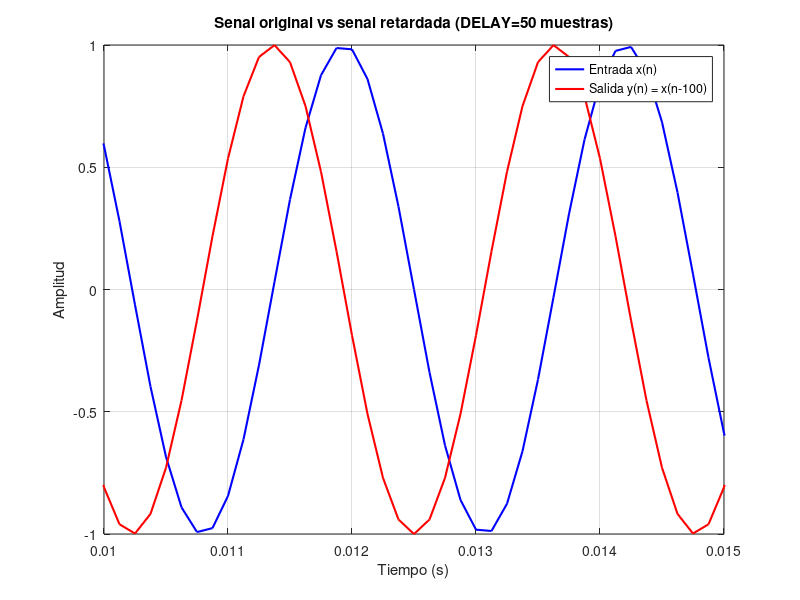

Reproduce this figure in MATLAB.
clc; clear; close all;

datos  = load('archivo3.txt');
t      = datos(:, 1);
input  = datos(:, 2);
output = datos(:, 3);

figure;
plot(t, input, 'b', 'LineWidth', 1.5);
hold on;
plot(t, output, 'r', 'LineWidth', 1.5);
hold off;
xlabel('Tiempo (s)');
ylabel('Amplitud');
title('Senal original vs senal retardada (DELAY=50 muestras)');
legend('Entrada x(n)', 'Salida y(n) = x(n-100)');
grid on;
xlim([0.01, 0.015]);
